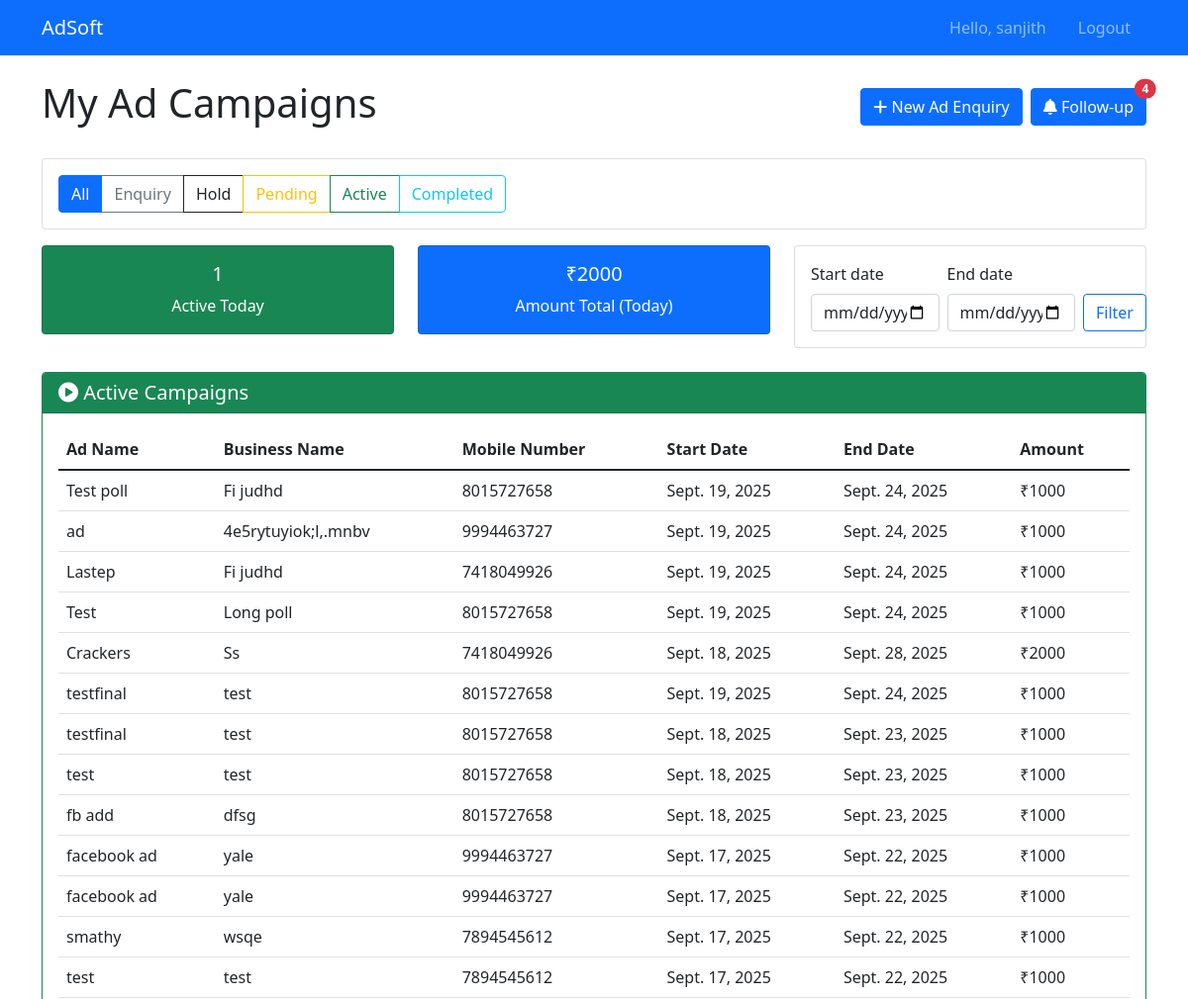
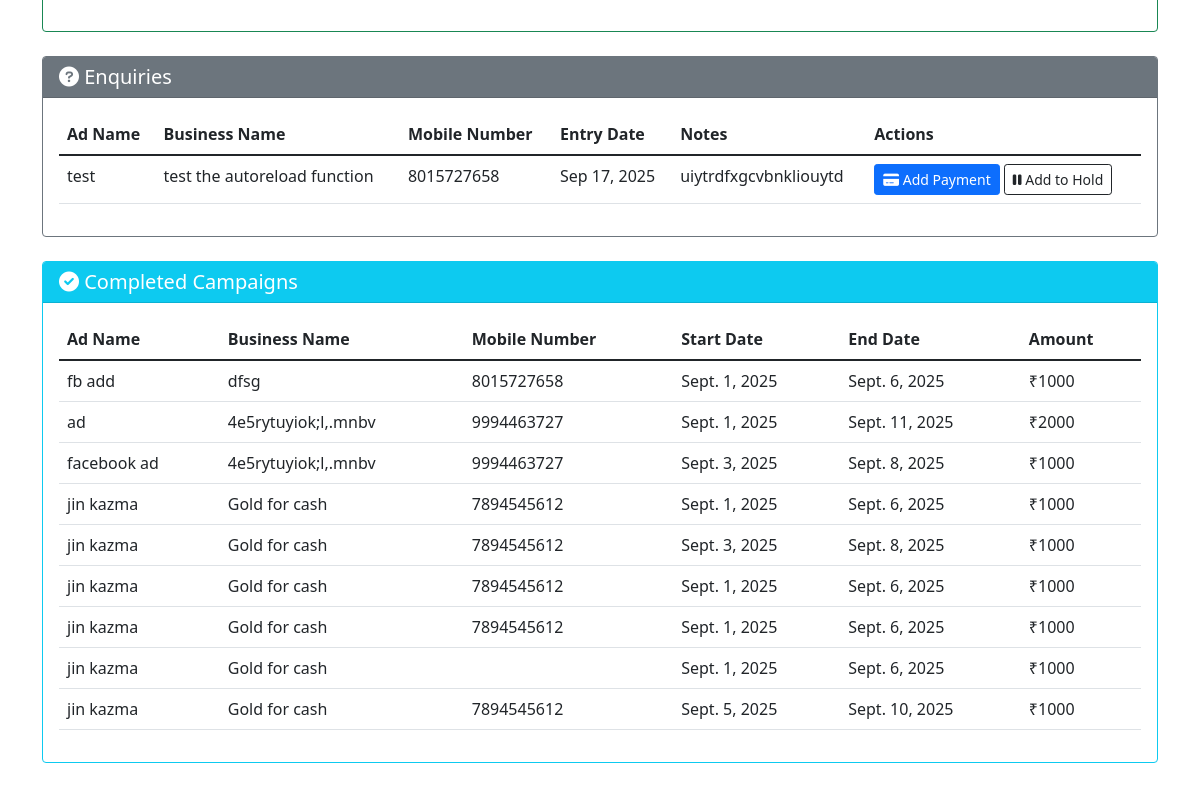
/dashboard/ (signed in), run on the app's committed database (2 pictures, top to bottom).
### campaigns/models.py (models this page shows, shortened)
class AdRecord(models.Model):
    STATUS_CHOICES = [
        ('enquiry', 'Enquiry'),
        ('hold', 'On Hold'),
        ('pending', 'Pending Payment Verification'),
        ('active', 'Active'),
        ('completed', 'Completed'),
    ]
    AMOUNT_CHOICES = [
        (1000, '1000 INR (5 days)'),
        (2000, '2000 INR (10 days)'),
        (4000, '4000 INR (20 days)'),
        (6000, '6000 INR (30 days)'),
        (0, 'Other (custom)'),
    ]
    AMOUNT_DAYS_MAPPING = {
        1000: 5,
        2000: 10,
        4000: 20,
        6000: 30
    }
    user = models.ForeignKey(User, on_delete=models.SET_NULL, null=True, blank=True, related_name='ad_records')
    ad_name = models.CharField(max_length=200)
    business_name = models.CharField(max_length=200)
    mobile_number = models.CharField(max_length=10, blank=True)
    notes = models.TextField(blank=True)
    entry_date = models.DateTimeField(auto_now_add=True)
    updated_at = models.DateTimeField(auto_now=True)
    start_date = models.DateField(null=True, blank=True)
    end_date = models.DateField(null=True, blank=True)
    amount = models.IntegerField(choices=AMOUNT_CHOICES, null=True, blank=True)
    upi_last_four = models.CharField(max_length=4, blank=True)
    admin_upi_id = models.CharField(max_length=50, blank=True)
    custom_amount = models.IntegerField(null=True, blank=True)
    custom_days = models.IntegerField(null=True, blank=True)
    hold_reason = models.TextField(blank=True)
    hold_until = models.DateField(null=True, blank=True)
    status = models.CharField(max_length=20, choices=STATUS_CHOICES, default='enquiry')
    renewed_from = models.ForeignKey('self', on_delete=models.SET_NULL, null=True, blank=True, related_name='renewals')
    class Meta:
        ordering = ['-entry_date']

### campaigns/views.py (the view, shortened to what this page needs)
# urls.py: path('dashboard/', include('campaigns.urls')),
@login_required
def dashboard(request):
    if request.user.is_superuser:
        return redirect('admin_dashboard')
    show_follow = request.GET.get('view') == 'follow'
    status_filter = request.GET.get('status', 'all')
    user_ads = AdRecord.objects.filter(user=request.user)
    enquiries = user_ads.filter(status='enquiry')
    hold_ads = user_ads.filter(status='hold')
    pending_ads = user_ads.filter(status='pending')
    active_ads = user_ads.filter(status='active')
    completed_ads = user_ads.filter(status='completed')
    follow_up_ads = completed_ads.filter(renewals__isnull=True)
    today = timezone.now().date()
    active_today_qs = user_ads.filter(status='active', start_date__lte=today, end_date__gte=today)
    daily_stats = active_today_qs.aggregate(
        count=Count('id'),
        total_amount=Coalesce(Sum('amount'), 0)
    )
    start_str = request.GET.get('start')
    end_str = request.GET.get('end')
    range_count = None
    range_amount = None
    range_start = None
    range_end = None
    try:
        if start_str:
            range_start = date.fromisoformat(start_str)
        if end_str:
            range_end = date.fromisoformat(end_str)
    except ValueError:
        range_start = None
        range_end = None
    context = {
        'enquiries': enquiries,
        'hold_ads': hold_ads,
        'pending_ads': pending_ads,
        'active_ads': active_ads,
        'completed_ads': completed_ads,
        'follow_up_ads': follow_up_ads,
        'status_filter': status_filter,
        'show_follow': show_follow,
        'stats_active_today_count': daily_stats['count'],
        'stats_active_today_amount': daily_stats['total_amount'],
        'stats_range_count': range_count,
        'stats_range_amount': range_amount,
        'stats_range_start': start_str or '',
        'stats_range_end': end_str or '',
    }
    return render(request, 'campaigns/dashboard.html', context)

### campaigns/templates/campaigns/dashboard.html (shortened to what this page needs)
{% extends 'base.html' %}
{% block content %}
<div class="row">
    <div class="col-md-12">
        <div class="d-flex justify-content-between align-items-center mb-4">
            <h1>
                {% if show_follow %}
                    <i class="fas fa-bell"></i> Follow-up List
                {% else %}
                    My Ad Campaigns
                {% endif %}
            </h1>
            <div class="d-flex gap-2">
                {% if not user.is_superuser %}
                <a href="{% url 'create_ad' %}" class="btn btn-primary">
                    <i class="fas fa-plus"></i> New Ad Enquiry
                </a>
                {% endif %}
                {% if show_follow %}
                    <a href="?" class="btn btn-outline-primary">
                        <i class="fas fa-chart-line"></i> Back to Dashboard
                    </a>
                {% else %}
                    <a href="?view=follow" class="btn btn-primary position-relative">
                        <i class="fas fa-bell"></i> Follow-up
                        <span id="user-follow-badge" class="position-absolute top-0 start-100 translate-middle badge rounded-pill bg-danger" style="display:none;"></span>
                    </a>
                {% endif %}
            </div>
        </div>
        {% if not show_follow %}
        <div class="card mb-3">
            <div class="card-body">
                <div class="btn-group" role="group">
                    <a href="?status=all" class="btn btn-outline-primary {% if status_filter == 'all' %}active{% endif %}">All</a>
                    <a href="?status=enquiry" class="btn btn-outline-secondary {% if status_filter == 'enquiry' %}active{% endif %}">Enquiry</a>
                    <a href="?status=hold" class="btn btn-outline-dark {% if status_filter == 'hold' %}active{% endif %}">Hold</a>
                    <a href="?status=pending" class="btn btn-outline-warning {% if status_filter == 'pending' %}active{% endif %}">Pending</a>
                    <a href="?status=active" class="btn btn-outline-success {% if status_filter == 'active' %}active{% endif %}">Active</a>
                    <a href="?status=completed" class="btn btn-outline-info {% if status_filter == 'completed' %}active{% endif %}">Completed</a>
                </div>
            </div>
        </div>
        <div class="row mb-4">
            <div class="col-md-4">
                <div class="card text-white bg-success">
                    <div class="card-body text-center">
                        <h5 class="card-title">{{ stats_active_today_count }}</h5>
                        <p class="card-text mb-0">Active Today</p>
                    </div>
                </div>
            </div>
            <div class="col-md-4">
                <div class="card text-white bg-primary">
                    <div class="card-body text-center">
                        <h5 class="card-title">₹{{ stats_active_today_amount }}</h5>
                        <p class="card-text mb-0">Amount Total (Today)</p>
                    </div>
                </div>
            </div>
            <div class="col-md-4">
                <div class="card">
                    <div class="card-body">
                        <form method="get" class="row g-2 align-items-end">
                            <div class="col-5">
                                <label class="form-label">Start date</label>
                                <input type="date" name="start" value="{{ stats_range_start }}" class="form-control" />
                            </div>
                            <div class="col-5">
                                <label class="form-label">End date</label>
                                <input type="date" name="end" value="{{ stats_range_end }}" class="form-control" />
                            </div>
                            <div class="col-2 d-grid">
                                <button type="submit" class="btn btn-outline-primary">Filter</button>
                            </div>
                        </form>
                    </div>
                </div>
            </div>
        </div>
        {% endif %}
        {% if show_follow %}
        <div class="card mb-4 border-warning">
            <div class="card-header bg-warning text-dark">
                <h5 class="mb-0"><i class="fas fa-bell"></i> Follow-up Required ({{ follow_up_ads.count }})</h5>
            </div>
            <div class="card-body">
                {% if follow_up_ads %}
                <div class="table-responsive">
                    <table class="table table-hover">
                        <thead>
                            <tr>
                                <th>Ad Name</th>
                                <th>Business Name</th>
                                <th>Mobile Number</th>
                                <th>Completed Date</th>
                                <th>Actions</th>
                            </tr>
                        </thead>
                        <tbody>
                            {% for ad in follow_up_ads %}
                            <tr>
                                <td>{{ ad.ad_name }}</td>
                                <td>{{ ad.business_name }}</td>
                                <td>{{ ad.mobile_number }}</td>
                                <td>{{ ad.end_date }}</td>
                                <td>
                                    <a href="{% url 'renew_ad' ad.id %}" class="btn btn-sm btn-outline-primary">
                                        <i class="fas fa-sync"></i> Renew
                                    </a>
                                </td>
                            </tr>
                            {% endfor %}
                        </tbody>
                    </table>
                </div>
                {% else %}
                <div class="alert alert-info">
                    <i class="fas fa-info-circle"></i> No follow-ups needed.
                </div>
                {% endif %}
            </div>
        </div>
        {% else %}
        {% if active_ads and status_filter == 'all' or active_ads and status_filter == 'active' %}
        <div class="card mb-4 border-success">
            <div class="card-header bg-success text-white">
                <h5 class="mb-0"><i class="fas fa-play-circle"></i> Active Campaigns</h5>
            </div>
            <div class="card-body">
                <div class="table-responsive">
                    <table class="table table-hover">
                        <thead>
                            <tr>
                                <th>Ad Name</th>
                                <th>Business Name</th>
                                <th>Mobile Number</th>
                                <th>Start Date</th>
                                <th>End Date</th>
                                <th>Amount</th>
                            </tr>
                        </thead>
                        <tbody>
                            {% for ad in active_ads %}
                            <tr>
                                <td>{{ ad.ad_name }}</td>
                                <td>{{ ad.business_name }}</td>
                                <td>{{ ad.mobile_number }}</td>
                                <td>{{ ad.start_date }}</td>
                                <td>{{ ad.end_date }}</td>
                                <td>₹{{ ad.amount }}</td>
                            </tr>
                            {% endfor %}
                        </tbody>
                    </table>
                </div>
            </div>
        </div>
        {% endif %}
        {% if enquiries and status_filter == 'all' or enquiries and status_filter == 'enquiry' %}
        <div class="card mb-4 border-secondary">
            <div class="card-header bg-secondary text-white">
                <h5 class="mb-0"><i class="fas fa-question-circle"></i> Enquiries</h5>
            </div>
            <div class="card-body">
                <div class="table-responsive">
                    <table class="table table-hover">
                        <thead>
                            <tr>
                                <th>Ad Name</th>
                                <th>Business Name</th>
                                <th>Mobile Number</th>
                                <th>Entry Date</th>
                                <th>Notes</th>
                                <th>Actions</th>
                            </tr>
                        </thead>
                        <tbody>
                            {% for ad in enquiries %}
                            <tr>
                                <td>{{ ad.ad_name }}</td>
                                <td>{{ ad.business_name }}</td>
                                <td>{{ ad.mobile_number }}</td>
                                <td>{{ ad.entry_date|date:"M d, Y" }}</td>
                                <td>{{ ad.notes|truncatewords:10 }}</td>
                                <td>
                                    {% if not user.is_superuser %}
                                    <a href="{% url 'add_payment' ad.id %}" class="btn btn-sm btn-primary">
                                        <i class="fas fa-credit-card"></i> Add Payment
                                    </a>
                                    <button class="btn btn-sm btn-outline-dark" data-bs-toggle="modal" data-bs-target="#holdModal{{ ad.id }}">
                                        <i class="fas fa-pause"></i> Add to Hold
                                    </button>
                                    {% endif %}
                                </td>
                            </tr>
                            {% endfor %}
                        </tbody>
                    </table>
                </div>
            </div>
        </div>
        {% endif %}
        {% if completed_ads and status_filter == 'all' or completed_ads and status_filter == 'completed' %}
        <div class="card mb-4 border-info">
            <div class="card-header bg-info text-white">
                <h5 class="mb-0"><i class="fas fa-check-circle"></i> Completed Campaigns</h5>
            </div>
            <div class="card-body">
                <div class="table-responsive">
                    <table class="table table-hover">
                        <thead>
                            <tr>
                                <th>Ad Name</th>
                                <th>Business Name</th>
                                <th>Mobile Number</th>
                                <th>Start Date</th>
                                <th>End Date</th>
                                <th>Amount</th>
                            </tr>
                        </thead>
                        <tbody>
                            {% for ad in completed_ads %}
                            <tr>
                                <td>{{ ad.ad_name }}</td>
                                <td>{{ ad.business_name }}</td>
                                <td>{{ ad.mobile_number }}</td>
                                <td>{{ ad.start_date }}</td>
                                <td>{{ ad.end_date }}</td>
                                <td>₹{{ ad.amount }}</td>
                            </tr>
                            {% endfor %}
                        </tbody>
                    </table>
                </div>
            </div>
        </div>
        {% endif %}
        {% endif %}
    </div>
</div>
{% endblock %}

### campaigns/templates/base.html (shortened to what this page needs)
<!DOCTYPE html>
<html lang="en">
<head>
    <link href="https://cdn.jsdelivr.net/npm/bootstrap@5.1.3/dist/css/bootstrap.min.css" rel="stylesheet">
    <link href="https://cdnjs.cloudflare.com/ajax/libs/font-awesome/6.0.0/css/all.min.css" rel="stylesheet">
</head>
<body>
    <nav class="navbar navbar-expand-lg navbar-dark bg-primary">
        <div class="container">
            <a class="navbar-brand" href="{% url 'dashboard' %}">AdSoft</a>
            <div class="navbar-nav ms-auto">
                {% if user.is_authenticated %}
                    <span class="navbar-text me-3">Hello, {{ user.username }}</span>
                    <form method="post" action="{% url 'logout' %}" class="d-inline">
                        <button type="submit" class="nav-link btn btn-link" style="border: none; background: none; color: rgba(255,255,255,.55); padding: 0.5rem 1rem;">
                            Logout
                        </button>
                    </form>
                {% else %}
                    <a class="nav-link" href="{% url 'login' %}">Login</a>
                {% endif %}
            </div>
        </div>
    </nav>
    <div class="container mt-4">
        {% block content %}
        {% endblock %}
    </div>
</body>
</html>

### data on the page
AdRecord: ad_name "Test poll", business_name "Fi judhd", mobile_number "8015727658", start_date "Sept. 19, 2025", end_date "Sept. 24, 2025", amount "1000"
AdRecord: ad_name "ad", business_name "4e5rytuyiok;l,.mnbv", mobile_number "9994463727", start_date "Sept. 19, 2025", end_date "Sept. 24, 2025", amount "1000"
AdRecord: ad_name "Lastep", business_name "Fi judhd", mobile_number "7418049926", start_date "Sept. 19, 2025", end_date "Sept. 24, 2025", amount "1000"
AdRecord: ad_name "Test", business_name "Long poll", mobile_number "8015727658", start_date "Sept. 19, 2025", end_date "Sept. 24, 2025", amount "1000"
AdRecord: ad_name "Crackers", business_name "Ss", mobile_number "7418049926", start_date "Sept. 18, 2025", end_date "Sept. 28, 2025", amount "2000"
AdRecord: ad_name "testfinal", business_name "test", mobile_number "8015727658", start_date "Sept. 19, 2025", end_date "Sept. 24, 2025", amount "1000"
AdRecord: ad_name "testfinal", business_name "test", mobile_number "8015727658", start_date "Sept. 18, 2025", end_date "Sept. 23, 2025", amount "1000"
AdRecord: ad_name "test", business_name "test", mobile_number "8015727658", start_date "Sept. 18, 2025", end_date "Sept. 23, 2025", amount "1000"
AdRecord: ad_name "fb add", business_name "dfsg", mobile_number "8015727658", start_date "Sept. 18, 2025", end_date "Sept. 23, 2025", amount "1000"
AdRecord: ad_name "facebook ad", business_name "yale", mobile_number "9994463727", start_date "Sept. 17, 2025", end_date "Sept. 22, 2025", amount "1000"
AdRecord: ad_name "facebook ad", business_name "yale", mobile_number "9994463727", start_date "Sept. 17, 2025", end_date "Sept. 22, 2025", amount "1000"
AdRecord: ad_name "smathy", business_name "wsqe", mobile_number "7894545612", start_date "Sept. 17, 2025", end_date "Sept. 22, 2025", amount "1000"
AdRecord: ad_name "test", business_name "test", mobile_number "7894545612", start_date "Sept. 17, 2025", end_date "Sept. 22, 2025", amount "1000"
AdRecord: ad_name "test", business_name "test the autoreload function", mobile_number "8015727658", entry_date "Sep 17, 2025", notes "uiytrdfxgcvbnkliouytd"
AdRecord: ad_name "fb add", business_name "dfsg", mobile_number "8015727658", start_date "Sept. 1, 2025", end_date "Sept. 6, 2025", amount "1000"
AdRecord: ad_name "ad", business_name "4e5rytuyiok;l,.mnbv", mobile_number "9994463727", start_date "Sept. 1, 2025", end_date "Sept. 11, 2025", amount "2000"
AdRecord: ad_name "facebook ad", business_name "4e5rytuyiok;l,.mnbv", mobile_number "9994463727", start_date "Sept. 3, 2025", end_date "Sept. 8, 2025", amount "1000"
AdRecord: ad_name "jin kazma", business_name "Gold for cash", mobile_number "7894545612", start_date "Sept. 1, 2025", end_date "Sept. 6, 2025", amount "1000"
AdRecord: ad_name "jin kazma", business_name "Gold for cash", mobile_number "7894545612", start_date "Sept. 3, 2025", end_date "Sept. 8, 2025", amount "1000"
AdRecord: ad_name "jin kazma", business_name "Gold for cash", mobile_number "7894545612", start_date "Sept. 1, 2025", end_date "Sept. 6, 2025", amount "1000"
AdRecord: ad_name "jin kazma", business_name "Gold for cash", mobile_number "7894545612", start_date "Sept. 1, 2025", end_date "Sept. 6, 2025", amount "1000"
AdRecord: ad_name "jin kazma", business_name "Gold for cash", start_date "Sept. 1, 2025", end_date "Sept. 6, 2025", amount "1000"
AdRecord: ad_name "jin kazma", business_name "Gold for cash", mobile_number "7894545612", start_date "Sept. 5, 2025", end_date "Sept. 10, 2025", amount "1000"

### other printed values
{{ user.username }} "sanjith"
{{ stats_active_today_count }} "1"
{{ stats_active_today_amount }} "2000"
